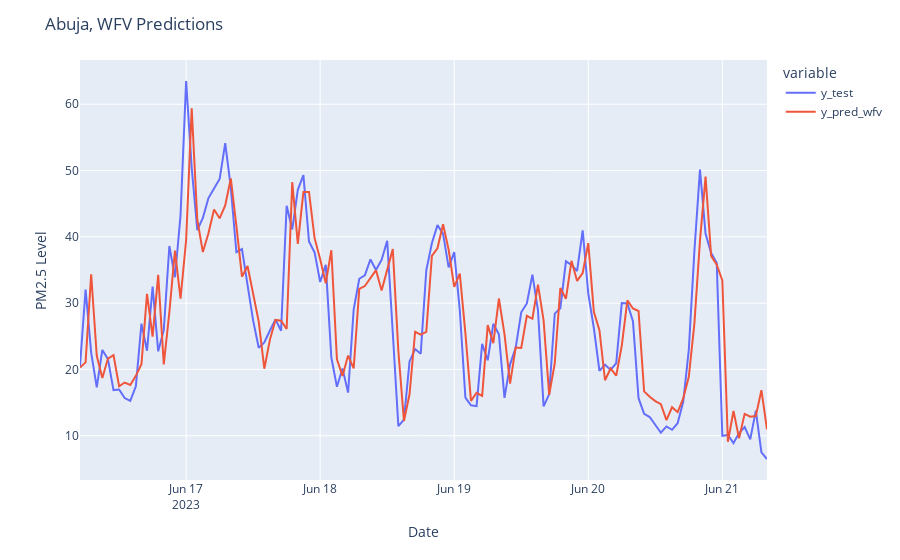

Source (notebook cell):
### Markdown cell above
## Communicate Result
Put the values for `y_test` and `y_pred_wfv` into the DataFrame `df_pred_test` (don't forget the index). Then plot `df_pred_test` using plotly express. Be sure to label the x-axis as `"Date"` and the y-axis as `"PM2.5 Level"`. Use the title `"Abuja, WFV Predictions"`.

### Code cell
df_pred_test = pd.DataFrame(
    {
        "y_test": y_test, "y_pred_wfv":y_pred_wfv
    }
)
fig = px.line(df_pred_test, labels={"value":"PM2.5"})
fig.update_layout(
    title="Abuja, WFV Predictions",
    xaxis_title="Date",
    yaxis_title="PM2.5 Level",
)


fig.show()
